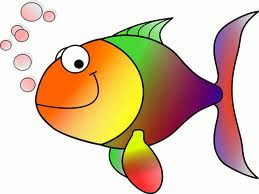
#> input picture Exp-6.jpg, 259 x 194 px, found by its file name
$ jupyter execute Ex-6.ipynb   (older library calls are emulated)
#> lines starting #> are read from the running program, lines starting #| are printed output that depends on the picture
## Exp-6- Record-EDGE DETECTION

# Name: K S Vinay Suhirthan

# Reg No: 212224230305

[cell 1]
import cv2
import numpy as np
import matplotlib.pyplot as plt

# Load image
image = cv2.imread("E:\Digital Image\Exp-6.jpg")  # replace with your path
#> image is the input picture: shape (194, 259, 3); mean B, G, R 170.8, 196.4, 219.3
gray = cv2.cvtColor(image, cv2.COLOR_BGR2GRAY)
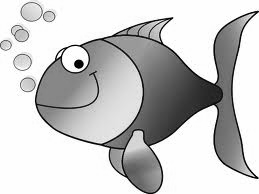
#> gray: shape (194, 259); min 0, max 255, mean 200.4

# ---------------- SOBEL ----------------
sobel_x = cv2.Sobel(gray, cv2.CV_64F, 1, 0, ksize=5)
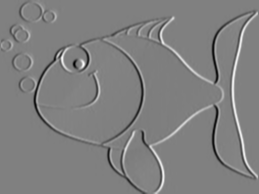
#> sobel_x: shape (194, 259) float64; min -11837, max 11688, mean -0.6; drawn with min black and max white
sobel_y = cv2.Sobel(gray, cv2.CV_64F, 0, 1, ksize=5)
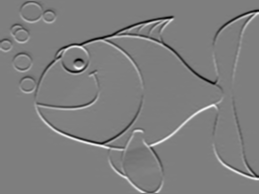
#> sobel_y: shape (194, 259) float64; min -11616, max 11731, mean -5.2; drawn with min black and max white
sobel = cv2.magnitude(sobel_x, sobel_y)
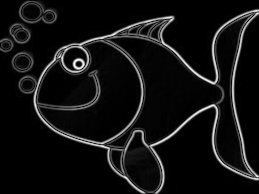
#> sobel: shape (194, 259) float64; min 0, max 12155.8, mean 875.1; drawn with min black and max white

# ---------------- PREWITT ----------------
prewitt_x = np.array([[1, 0, -1],
                      [1, 0, -1],
                      [1, 0, -1]])

prewitt_y = np.array([[1, 1, 1],
                      [0, 0, 0],
                      [-1, -1, -1]])

prewitt_x_edge = cv2.filter2D(gray, -1, prewitt_x)
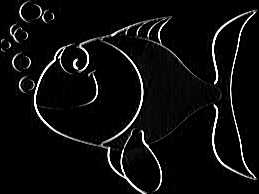
#> prewitt_x_edge: shape (194, 259); min 0, max 255, mean 13
prewitt_y_edge = cv2.filter2D(gray, -1, prewitt_y)
prewitt = cv2.magnitude(prewitt_x_edge.astype(np.float32),
                        prewitt_y_edge.astype(np.float32))
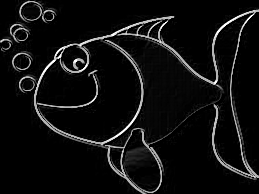
#> prewitt: shape (194, 259) float32; min 0, max 360.6, mean 22.2; drawn with min black and max white

# ---------------- ROBERTS ----------------
roberts_x = np.array([[1, 0],
                      [0, -1]])

roberts_y = np.array([[0, 1],
                      [-1, 0]])

roberts_x_edge = cv2.filter2D(gray, -1, roberts_x)
roberts_y_edge = cv2.filter2D(gray, -1, roberts_y)
roberts = cv2.magnitude(roberts_x_edge.astype(np.float32),
                        roberts_y_edge.astype(np.float32))
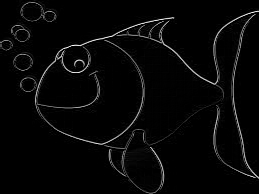
#> roberts: shape (194, 259) float32; min 0, max 340.7, mean 10; drawn with min black and max white

# ---------------- LAPLACIAN ----------------
laplacian = cv2.Laplacian(gray, cv2.CV_64F)
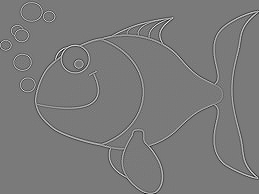
#> laplacian: shape (194, 259) float64; min -595, max 644, mean 0; drawn with min black and max white

# ---------------- CANNY ----------------
canny = cv2.Canny(gray, 50, 150)
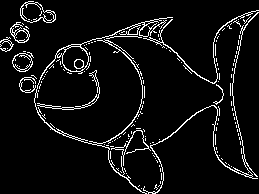
#> canny: shape (194, 259); 6.4% white in thin lines or dots

# ---------------- DISPLAY ----------------
plt.figure(figsize=(12, 10))

plt.subplot(2, 3, 1)
plt.imshow(cv2.cvtColor(image, cv2.COLOR_BGR2RGB))
plt.title("Original")
plt.axis("off")

plt.subplot(2, 3, 2)
plt.imshow(sobel, cmap='gray')
plt.title("Sobel")
plt.axis("off")

plt.subplot(2, 3, 3)
plt.imshow(prewitt, cmap='gray')
plt.title("Prewitt")
plt.axis("off")

plt.subplot(2, 3, 4)
plt.imshow(roberts, cmap='gray')
plt.title("Roberts")
plt.axis("off")

plt.subplot(2, 3, 5)
plt.imshow(laplacian, cmap='gray')
plt.title("Laplacian")
plt.axis("off")

plt.subplot(2, 3, 6)
plt.imshow(canny, cmap='gray')
plt.title("Canny")
plt.axis("off")

plt.tight_layout()
plt.show()
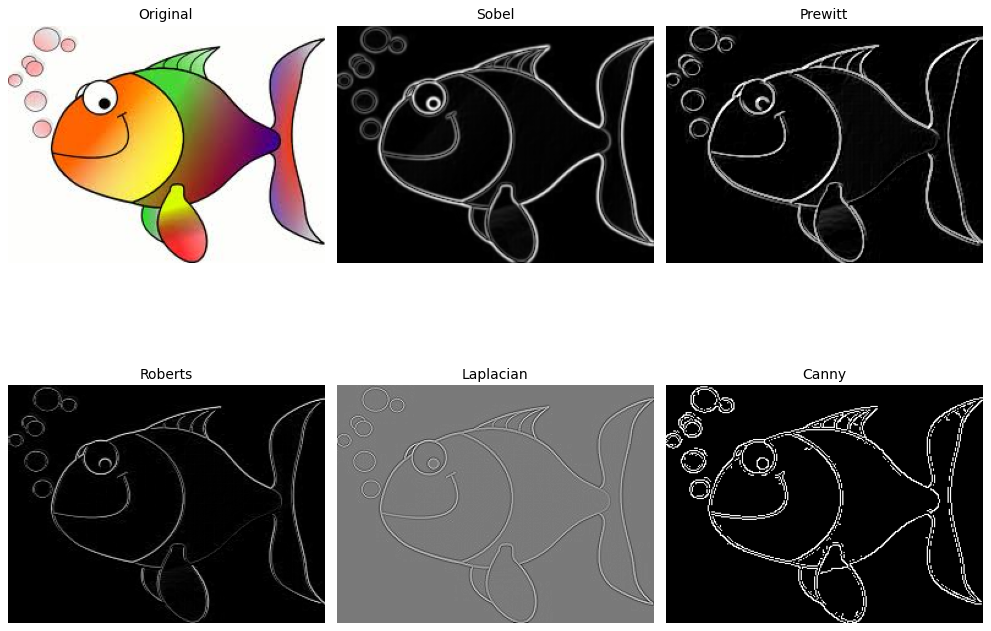
#> figure drawn by matplotlib, 6 panels
